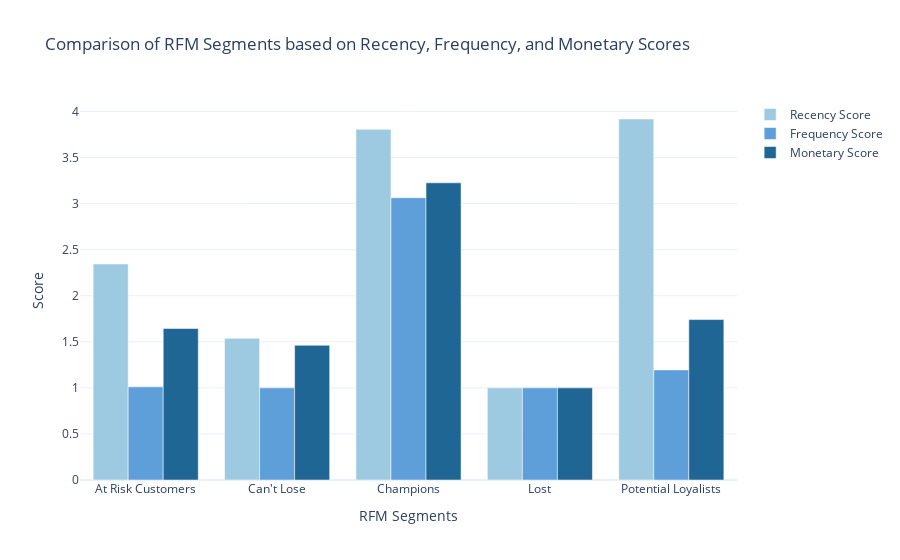

Source (notebook cell):
### Code cell
# Calculate the average Recency, Frequency, and Monetary scores for each segment
segment_scores = data.groupby('RFM Customer Segments')[['RecencyScore', 'FrequencyScore', 'MonetaryScore']].mean().reset_index()

# Create a grouped bar chart to compare segment scores
fig = go.Figure()

# Add bars for Recency score
fig.add_trace(go.Bar(
    x=segment_scores['RFM Customer Segments'],
    y=segment_scores['RecencyScore'],
    name='Recency Score',
    marker_color='rgb(158,202,225)'
))

# Add bars for Frequency score
fig.add_trace(go.Bar(
    x=segment_scores['RFM Customer Segments'],
    y=segment_scores['FrequencyScore'],
    name='Frequency Score',
    marker_color='rgb(94,158,217)'
))

# Add bars for Monetary score
fig.add_trace(go.Bar(
    x=segment_scores['RFM Customer Segments'],
    y=segment_scores['MonetaryScore'],
    name='Monetary Score',
    marker_color='rgb(32,102,148)'
))

# Update the layout
fig.update_layout(
    title='Comparison of RFM Segments based on Recency, Frequency, and Monetary Scores',
    xaxis_title='RFM Segments',
    yaxis_title='Score',
    barmode='group',
    showlegend=True
)

fig.show()

### Figure 1 — Plotly figure (JSON) as saved in the notebook; plotly's stock layout.template omitted (floating-point values rounded to 4 significant figures)
{"data": [{"marker": {"color": "rgb(158,202,225)"}, "name": "Recency Score", "type": "bar", "x": ["At Risk Customers", "Can't Lose", "Champions", "Lost", "Potential Loyalists"], "y": [2.344, 1.538, 3.806, 1, 3.918]}, {"marker": {"color": "rgb(94,158,217)"}, "name": "Frequency Score", "type": "bar", "x": ["At Risk Customers", "Can't Lose", "Champions", "Lost", "Potential Loyalists"], "y": [1.011, 1, 3.065, 1, 1.195]}, {"marker": {"color": "rgb(32,102,148)"}, "name": "Monetary Score", "type": "bar", "x": ["At Risk Customers", "Can't Lose", "Champions", "Lost", "Potential Loyalists"], "y": [1.644, 1.462, 3.226, 1, 1.742]}], "layout": {"autosize": true, "barmode": "group", "showlegend": true, "title": {"text": "Comparison of RFM Segments based on Recency, Frequency, and Monetary Scores"}, "xaxis": {"autorange": true, "range": [-0.5, 4.5], "title": {"text": "RFM Segments"}, "type": "category"}, "yaxis": {"autorange": true, "range": [0, 4.125], "title": {"text": "Score"}, "type": "linear"}}}
